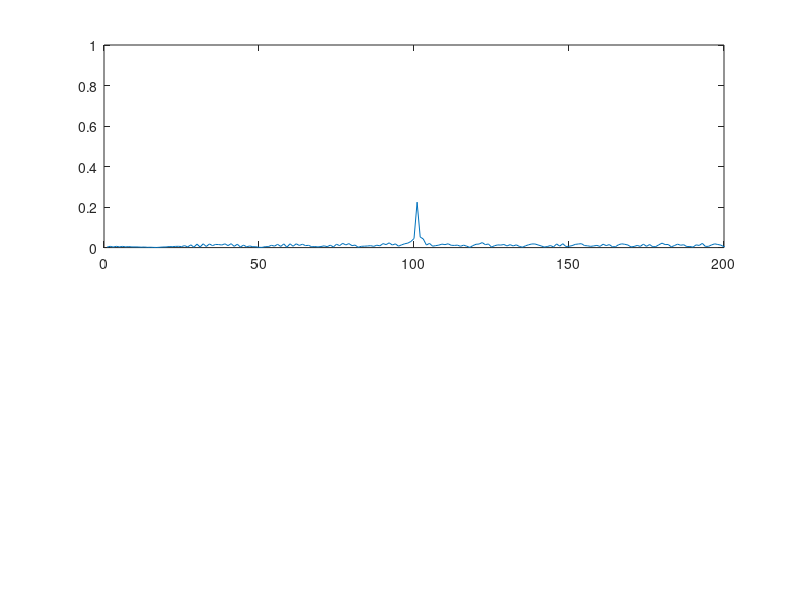
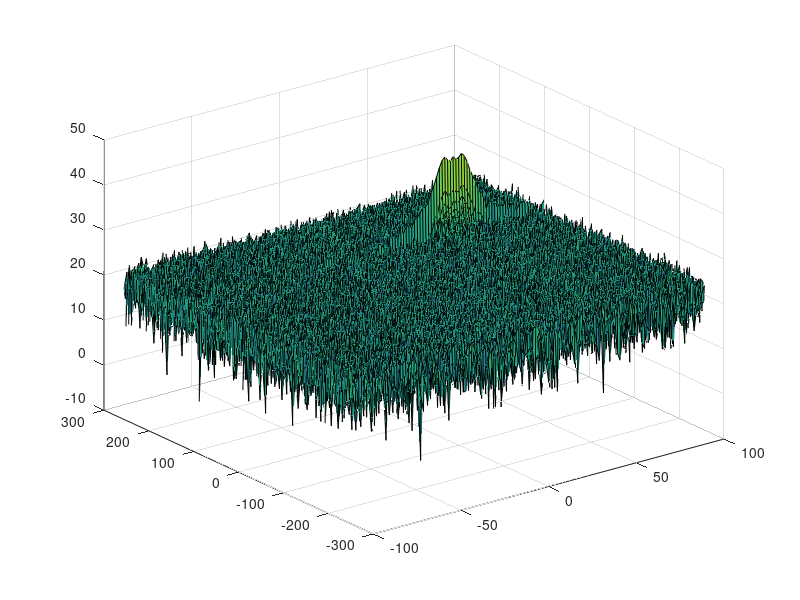
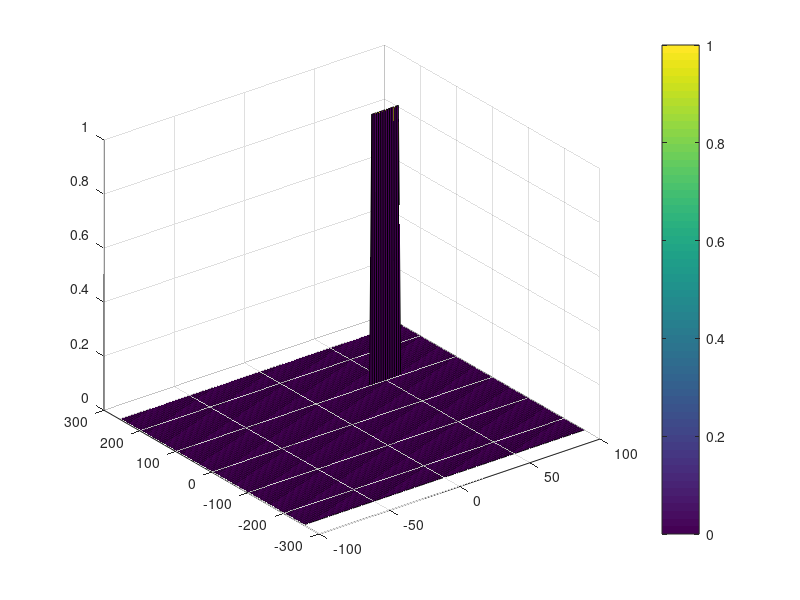

The MATLAB script that drew these images, in order:
clear all
clc;

%% Radar Specifications 
%%%%%%%%%%%%%%%%%%%%%%%%%%%
% Frequency of operation = 77GHz
% Max Range = 200m
% Range Resolution = 1 m
% Max Velocity = 100 m/s
%%%%%%%%%%%%%%%%%%%%%%%%%%%

%max range
R_max = 200;
%speed of light = 3e8
c = 3e8;
% fc = 77e9;
d_res = 1
max_v = 100;

%% User Defined Range and Velocity of target
% *%TODO* :
% define the target's initial position and velocity. Note : Velocity
% remains contant
 
% set the range of the target vehicle
range = 100;

% set the velocity of target
v = 50;


%% FMCW Waveform Generation

% *%TODO* :
%Design the FMCW waveform by giving the specs of each of its parameters.
% Calculate the Bandwidth (B), Chirp Time (Tchirp) and Slope (slope) of the FMCW
% chirp using the requirements above.

% d_res = c / (2*Bsweep);
B = c / (2*d_res);

% sweep time (chirp time)
Tchirp = 5.5 * R_max * 2 / c; % use 5.5 as per lesson

% Slope=Bandwidth/Tchirp
slope = B / Tchirp

%Operating carrier frequency of Radar 
fc= 77e9;             %carrier freq
fprintf("B: %d, Tchirp: %d, slope: %d\n", B, Tchirp, slope);
                                                          
%The number of chirps in one sequence. Its ideal to have 2^ value for the ease of running the FFT
%for Doppler Estimation. 
Nd=128;                   % #of doppler cells OR #of sent periods % number of chirps

%The number of samples on each chirp. 
Nr=1024;                  %for length of time OR # of range cells

% Timestamp for running the displacement scenario for every sample on each
% chirp
t=linspace(0,Nd*Tchirp,Nr*Nd); %total time for samples


%Creating the vectors for Tx, Rx and Mix based on the total samples input.
Tx=zeros(1,length(t)); %transmitted signal
Rx=zeros(1,length(t)); %received signal
Mix = zeros(1,length(t)); %beat signal

%Similar vectors for range_covered and time delay.
r_t=zeros(1,length(t));
td=zeros(1,length(t));


%% Signal generation and Moving Target simulation
% Running the radar scenario over the time. 

for i=1:length(t)             
    % *%TODO* :
    %For each time stamp update the Range of the Target for constant velocity. 
    % delay time can be calculated from range and speed of light
    r_t(i) = range + v*t(i);
    td(i) = 2*r_t(i)/c;
    
    % *%TODO* :
    %For each time sample we need update the transmitted and
    %received signal. 
    Tx(i) = cos(2*pi*(fc*t(i) + slope*t(i)^2/2));
    Rx(i) = cos(2*pi*(fc*(t(i)-td(i)) + slope*(t(i)-td(i))^2/2));
    
    % *%TODO* :
    %Now by mixing the Transmit and Receive generate the beat signal
    %This is done by element wise matrix multiplication of Transmit and
    %Receiver Signal
    Mix(i) = Tx(i).*Rx(i);    
end

%% RANGE MEASUREMENT


 % *%TODO* :
%reshape the vector into Nr*Nd array. Nr and Nd here would also define the size of
%Range and Doppler FFT respectively.
Mix = reshape(Mix, [Nr, Nd]);
disp(size(Mix));

 % *%TODO* :
%run the FFT on the beat signal along the range bins dimension (Nr) and
%normalize.
signal_fft = fft(Mix,Nr);

 % *%TODO* :
% Take the absolute value of FFT output, after normalising
signal_fft = abs(signal_fft/Nr);

 % *%TODO* :
% Output of FFT is double sided signal, but we are interested in only one side of the spectrum.
% Hence we throw out half of the samples.
signal_fft = signal_fft(1:Nr/2)

%plotting the range
figure ('Name','Range from First FFT')
subplot(2,1,1)

 % *%TODO* :
 % plot FFT output 
plot(signal_fft);

 
axis ([0 200 0 1]);

% return;


%% RANGE DOPPLER RESPONSE
% The 2D FFT implementation is already provided here. This will run a 2DFFT
% on the mixed signal (beat signal) output and generate a range doppler
% map.You will implement CFAR on the generated RDM


% Range Doppler Map Generation.

% The output of the 2D FFT is an image that has reponse in the range and
% doppler FFT bins. So, it is important to convert the axis from bin sizes
% to range and doppler based on their Max values.

Mix=reshape(Mix,[Nr,Nd]);

% 2D FFT using the FFT size for both dimensions.
sig_fft2 = fft2(Mix,Nr,Nd);

% Taking just one side of signal from Range dimension.
sig_fft2 = sig_fft2(1:Nr/2,1:Nd);
sig_fft2 = fftshift (sig_fft2);
RDM = abs(sig_fft2);
RDM = 10*log10(RDM) ;

%use the surf function to plot the output of 2DFFT and to show axis in both
%dimensions
doppler_axis = linspace(-100,100,Nd);
range_axis = linspace(-200,200,Nr/2)*((Nr/2)/400);
figure,surf(doppler_axis,range_axis,RDM);



%% CFAR implementation

%Slide Window through the complete Range Doppler Map

% *%TODO* :
%Select the number of Training Cells in both the dimensions.
Tr = 12
Td = 8;

% *%TODO* :
%Select the number of Guard Cells in both dimensions around the Cell under 
%test (CUT) for accurate estimation
Gr = 6;
Gd = 4;

% *%TODO* :
% offset the threshold by SNR value in dB
offset = 12;

% *%TODO* :
%Create a vector to store noise_level for each iteration on training cells
noise_level = zeros(1,1); 

% https://uk.mathworks.com/help/matlab/ref/zeros.html
rdm_size = size(RDM);
disp(rdm_size);
signal_cfar = zeros(rdm_size);

% *%TODO* :
%design a loop such that it slides the CUT across range doppler map by
%giving margins at the edges for Training and Guard Cells.
%For every iteration sum the signal level within all the training
%cells. To sum convert the value from logarithmic to linear using db2pow
%function. Average the summed values for all of the training
%cells used. After averaging convert it back to logarithimic using pow2db.
%Further add the offset to it to determine the threshold. Next, compare the
%signal under CUT with this threshold. If the CUT level > threshold assign
%it a value of 1, else equate it to 0.


   % Use RDM[x,y] as the matrix from the output of 2D FFT for implementing
   % CFAR
   
num_t_cells = (2*Tr+2*Gr+1)*(2*Td+2*Gd+1) - (2*Gr+1)*(2*Gd+1);
% location of the cell under test within the sample window / roi
cut_col = Gd+Td+1;
cut_row = Gr+Tr+1;

fprintf("CUT location: %u,%u\n", cut_row, cut_col);

% slide a region of interest / kernel around the radar doppler map
for r_idx=1:(Nr/2 -2*(Gr+Tr))
    for d_idx=1:(Nd-2*(Gd+Td))
               
        % extract the block of elements containing the  training guard and
        % CUT
        % roi is the region of interest, a window that I slide across the
        % RDM in order to test each cell by sampling the noise
        % CUT is at teh centre of the ROI. ROI is mad up of the training
        % and guard cells in each dimension and CUT
        roi = RDM( r_idx:r_idx+2*(Gr+Tr),d_idx:d_idx+2*(Gd+Td));
     
        % get the value of the CUT before I start to overwrite the roi
        cut_val = roi(cut_row, cut_col);
        
        % set the guard and CUT to 0 so that they are not counted in sum to
        % get the noise level
        roi(Tr+1:Tr+1+2*Gr,Td+1:Td+1+(2*Gd)) = 0;
        
        % note that sum only return a vetcor of the column sums, so need
        % to do sum(sum()) in order to get all
        noise_level = sum(sum(db2pow(roi)));
        mean_of_t_cells = noise_level/num_t_cells;
        threshold = pow2db(mean_of_t_cells*offset);
        %         fprintf("r_idx: %u, d_idx: %u, sum: %u, mean: %d, threshold: %f\n", r_idx, d_idx,noise_level, mean_of_t_cells, threshold);
        

        if (cut_val<threshold)
            cut_val =0;
        else
            cut_val =1;
        end
        % insert the thresholded value into the results matrix
        signal_cfar(r_idx+cut_row, d_idx+cut_col) = cut_val;
    end
end



% *%TODO* :
% The process above will generate a thresholded block, which is smaller 
%than the Range Doppler Map as the CUT cannot be located at the edges of
%matrix. Hence,few cells will not be thresholded. To keep the map size same
% set those values to 0. 
 
% by creating a results matrix signal_cfar the same size as the RDM, initialise to zero in the following manner:
% rdm_size = size(RDM);
% disp(rdm_size);
% signal_cfar = zeros(rdm_size);
% any elements that I do not overwrite in the loop remain at 0.


% disp(size(signal_cfar));

% *%TODO* :
%display the CFAR output using the Surf function like we did for Range
%Doppler Response output.
figure,surf(doppler_axis,range_axis,signal_cfar);
colorbar;


 
 